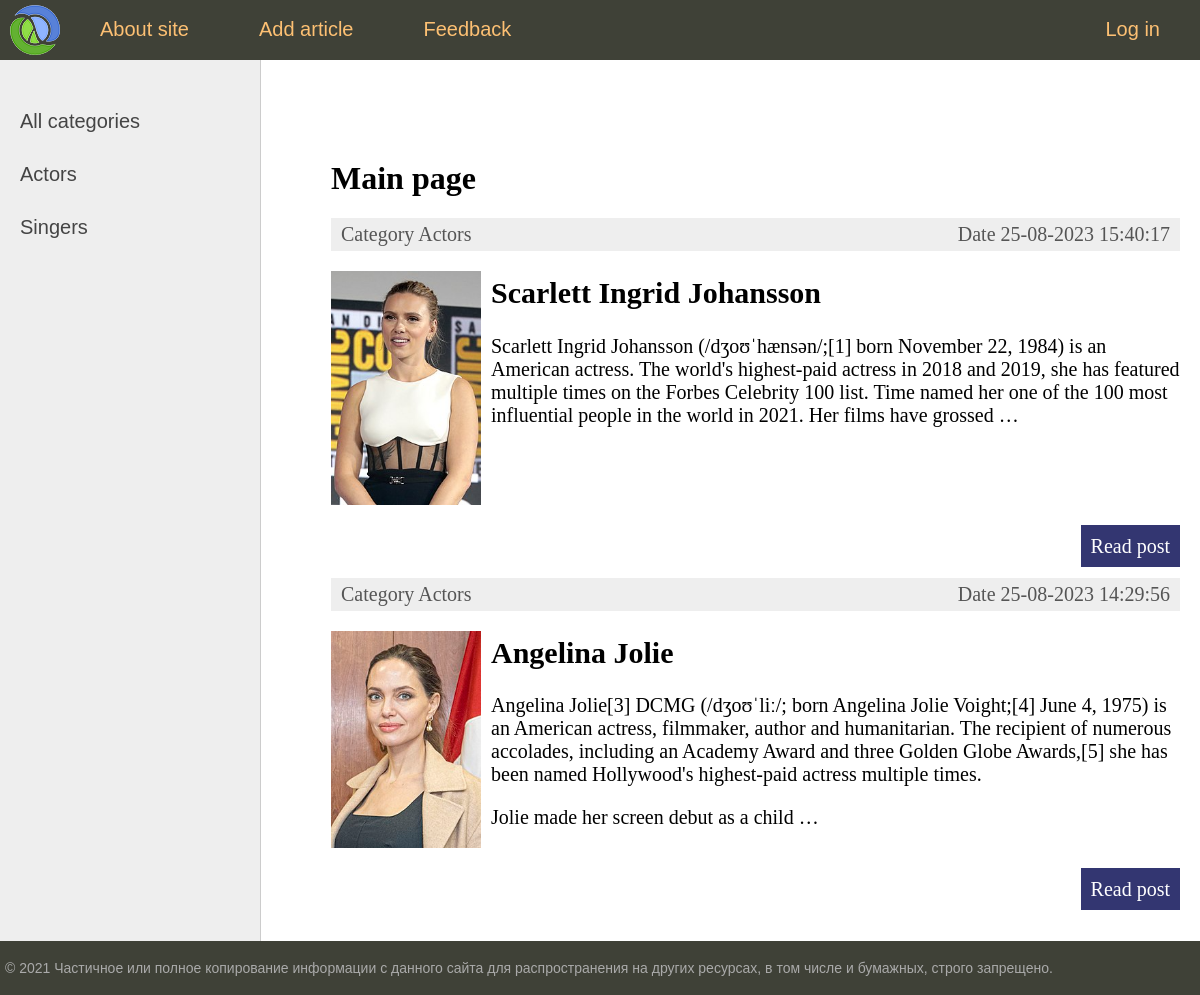
The page /category/actors/ on the database its author committed.
### women/models.py (models this page shows, shortened)
class Category(models.Model):
    name = models.CharField(max_length=100, verbose_name='category')
    slug = models.SlugField(max_length=255,unique=True,verbose_name='URL')
    class Meta:
        ordering = ['id']
    def __str__(self):
        return self.name
    @classmethod
    def get_all_categories(cls):
        return list(Category.objects.all())
    def get_absolute_url(self):
        return reverse('women:category', kwargs={'category_slug':self.slug})

class Women(models.Model):
    title = models.CharField(max_length=255, verbose_name='_title_')
    slug = models.SlugField(max_length=255,unique=True,verbose_name='URL')
    content = models.TextField(blank=True)
    photo = models.ImageField(upload_to='photos/%Y/%m/%d')
    time_create = models.DateTimeField(auto_now_add=True)
    time_update = models.DateTimeField(auto_now=True)
    is_published = models.BooleanField(default=True)
    cat = models.ForeignKey('Category', on_delete=models.CASCADE)
    class Lol:
        ordering = ['title']
    class Meta:
        verbose_name = 'Famous woman'
        verbose_name_plural = 'Famous women'
        ordering = ['-pk']
    def get_absolute_url(self):
        return reverse('women:post', kwargs={'post_slug': self.slug})

### women/views.py (the view)
# urls.py: path('category/<slug:category_slug>/',show_category, name='category')
def show_category(request,category_slug):
    posts = Women.objects.filter(cat__slug=category_slug)
    if len(posts) == 0: raise Http404
    cats = Category.get_all_categories()
    context = {'title': 'Main page',
               'posts': posts,
               'cat_selected': posts[0].slug}
    return render(request, 'women/index.html', context=context)

### women/templatetags/women_tags.py (called while the page is built)
@register.inclusion_tag('women/list_categories.html')
def show_categories(sort=None, cat_selected=0):
    cats = Category.objects.all()
    if not sort:
        cats = Category.objects.all()
    else:
        cats = Category.objects.order_by(sort)
    return {'cats': cats, 'cat_selected': cat_selected}

@register.inclusion_tag('women/list_menu.html')
def get_menu():
    menu = [{'title': 'About site', 'url_name': 'women:about'},
            {'title': 'Add article', 'url_name': 'women:add_page'},
            {'title': 'Feedback', 'url_name': 'women:contact'},
            {'title': 'Log in', 'url_name': 'women:login'}]
    return {'menu': menu}

### women/templates/women/index.html (shortened to what this page needs)
{% extends 'women/base.html' %}
{% block content %}
    <h1>{{title}}</h1>
    <ul id="actors">
    {% for post in posts %}
        <li>
            <div class="article-panel">
                <p class="first">Category {{post.cat}}</p>
                <p class="last">Date {{post.time_update|date:"d-m-Y H:i:s"}}</p>
            </div>
            {% if post.photo %}
                <p><img class="img-article-left thumb" src="{{post.photo.url}}"></p>
            {% endif %}
            <h2>{{post.title}}</h2>
            <p>{{post.content|linebreaks|truncatewords:50}}</p>
            <p class="link-read-post"><a href="{{ post.get_absolute_url }}">Read post</a></p>
        </li>
    {% endfor %}
    </ul>
{% endblock %}

### women/templates/women/list_categories.html
{% for c in cats %}
    {% if c.pk == cat_selected %}
        <li class="selected">{{c.name}}</li>
    {% else %}
        <li><a href="{{ c.get_absolute_url }}">{{c.name}}</a></li>
    {% endif %}
{% endfor %}

### women/static/women/css/styles.css (style rules this page uses)
html, body { font-family: 'Arial'; margin: 0; padding: 0; height: 100%; width: 100%; color: #444; }
a { color: #0059b2; text-decoration: none; }
img { max-width: 600px; height: auto; }
img.img-article-left { max-width: 300px; height: auto; float: left; padding: 0 10px 10px 0; }
img.img-article-left.thumb { max-width: 150px; height: auto; }
p.link-read-post { text-align: right; }
p.link-read-post a { padding: 10px; min-width: 100px; background: #333671; color: #fff; text-decoration: none; }
div.article-panel { background: #eee; padding: 5px 10px 5px 10px; box-sizing: border-box; overflow: hidden; color: #555; }
div.article-panel p.first { margin: 0; float: left; }
div.article-panel p.last { margin: 0; float: right; }
.left-chapters ul li { margin: 30px 0 0 0; color: #999; }
.left-chapters ul li a { color: #444; text-decoration: none; }
.content-text h1 { font-size: 32px; }
#actors { list-style-type: none; margin:0; padding:0; }

### rows shown on the page
Category: name "Actors"
Category: name "Singers"
Women: cat "Actors", time_update "25-08-2023 15:40:17", photo (picture), title "Scarlett Ingrid Johansson", content "Scarlett Ingrid Johansson (/dʒoʊˈhænsən/;[1] born November 22, 1984) is an American actress. The world's highest-paid actress in 2018 and 2019, she has featured multiple times on the Forbes Celebrity 100 list. Time named her one of the 100 most influential people in the world in 2021. Her films have grossed …"
Women: cat "Actors", time_update "25-08-2023 14:29:56", photo (picture), title "Angelina Jolie", content "Angelina Jolie[3] DCMG (/dʒoʊˈliː/; born Angelina Jolie Voight;[4] June 4, 1975) is an American actress, filmmaker, author and humanitarian. The recipient of numerous accolades, including an Academy Award and three Golden Globe Awards,[5] she has been named Hollywood's highest-paid actress multiple times. Jolie made her screen debut as a child …"

### other values the page prints
{{ m.title }} "About site" "Add article" "Feedback"
{{ m.title }} "Log in"
{{ title }} "Main page"
